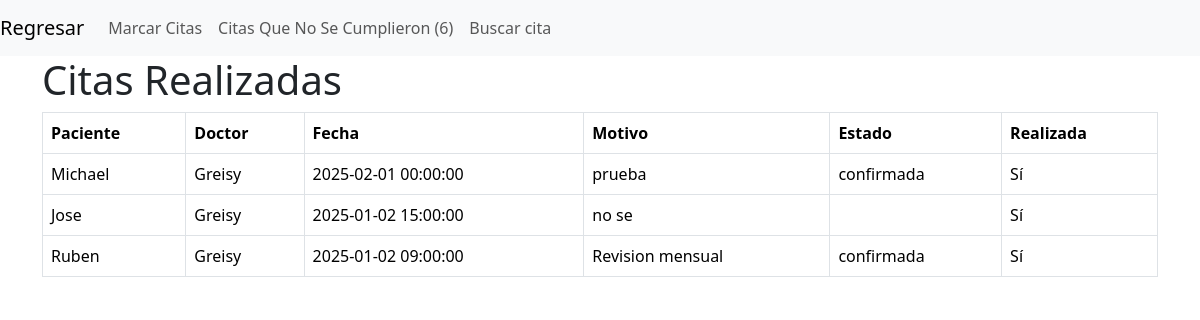
The app's page /m1.php (signed in) with its own data.
### tables this page shows
CREATE TABLE `historial_citas` (
  `id` int(11) NOT NULL,
  `empleado_id` int(11) NOT NULL,
  `admin_id` int(11) NOT NULL,
  `fecha` datetime NOT NULL,
  `motivo` text,
  `estado` enum('confirmada','pospuesta','por confirmar') NOT NULL,
  `realizada` tinyint(1) DEFAULT '0',
  `modificada` tinyint(1) NOT NULL DEFAULT '0',
  `observacion` text
);

CREATE TABLE `empleados` (
  `id` int(11) NOT NULL,
  `nombre` varchar(200) DEFAULT NULL,
  `apellido` varchar(200) DEFAULT NULL,
  `dni` varchar(255) DEFAULT NULL,
  `password` varchar(255) DEFAULT NULL,
  `detalles` text
);

### m1.php (the view, shortened to what this page needs)
<!DOCTYPE html>
<html lang="en">
<head>
    <link href="https://cdn.jsdelivr.net/npm/bootstrap@5.3.3/dist/css/bootstrap.min.css" rel="stylesheet">
</head>
<body>
<?php
        include("conexion.php");
        $stmt = $pdo->prepare("SELECT * FROM historial_citas h WHERE h.realizada = 0 AND h.modificada = 1");
        $stmt->execute();
        $conta2 = $stmt->rowCount();
        ?>
<nav class="navbar navbar-expand-lg navbar-light bg-light">
<a class="navbar-brand" href="inicio_admin.php">Regresar</a>
<div class="collapse navbar-collapse" id="navbarNav" >
  <ul class="navbar-nav">
    <li class="nav-item active">
      <a class="nav-link" href="m.php">Marcar Citas </a>
    </li>
    <li class="nav-item active">
      <a class="nav-link" href="m0.php">Citas Que No Se Cumplieron (<?php echo $conta2 ?>) </a>
    </li>
    <li class="nav-item active">
      <a class="nav-link" href="concillok.php">Buscar cita</a>
    </li>
</div>
</nav>
    <div class="container">
        <h1>Citas Realizadas</h1>
        <table class="table table-bordered">
            <thead>
                <tr>
                    <th>Paciente</th>
                    <th>Doctor</th>
                    <th>Fecha</th>
                    <th>Motivo</th>
                    <th>Estado</th>
                    <th>Realizada</th>
                </tr>
            </thead>
            <tbody>
                <?php
                include('conexion.php');
                $stmt = $pdo->query('SELECT h.id, e.nombre as paciente, a.nombre as doctor, h.fecha,
                 h.motivo, h.estado, h.realizada FROM historial_citas h JOIN empleados e ON (h.empleado_id=e.id)
                JOIN admin a ON (h.admin_id=a.id) WHERE h.modificada = 1 AND h.realizada = 1');
                $citas = $stmt->fetchAll();
                foreach($citas as $cita){
                    echo "<tr>";
                    echo "<td>" . htmlspecialchars($cita['paciente']) . "</td>";
                    echo "<td>" . htmlspecialchars($cita['doctor']) . "</td>";
                    echo "<td>" . htmlspecialchars($cita['fecha']) . "</td>";
                    echo "<td>" . htmlspecialchars($cita['motivo']) . "</td>";
                    echo "<td>" . htmlspecialchars($cita['estado']) . "</td>";
                    echo "<td>" . ($cita['realizada'] ? 'Sí' : 'No') . "</td>";
                    echo "</tr>";
                }
                ?>
            </tbody>
        </table>
    </div>
</body>
</html>

### records on screen
historial_citas: empleado.nombre "Michael", admin.nombre "Greisy", fecha "2025-02-01 00:00:00", motivo "prueba", estado "confirmada", realizada "Sí"
historial_citas: empleado.nombre "Jose", admin.nombre "Greisy", fecha "2025-01-02 15:00:00", motivo "no se", realizada "Sí"
historial_citas: empleado.nombre "Ruben", admin.nombre "Greisy", fecha "2025-01-02 09:00:00", motivo "Revision mensual", estado "confirmada", realizada "Sí"

### other values on screen
$conta2 "6"
